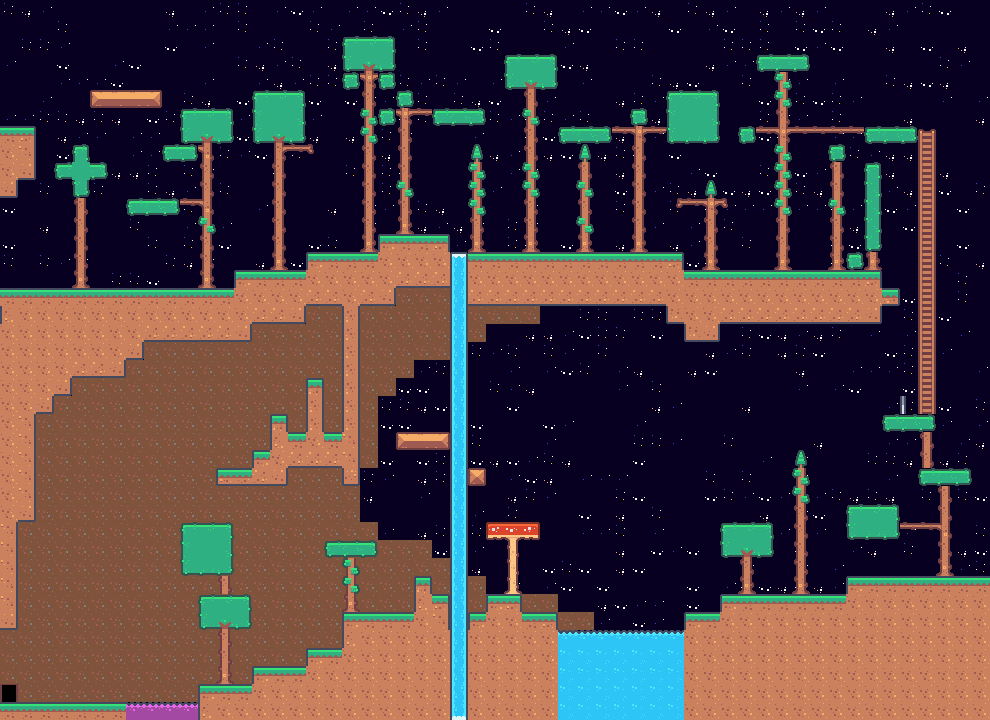

Rendered tile map (Tiled .tmx) drawn with the repository's tilesets; below, a short description and the map source with its tile grids summarised:
An orthogonal 55x40 tile map with 18x18 px tiles, 2 tile layers (background, Ground-n-Platforms), 2 tilesets and 9 objects (6x coin, spawnPoint, respawn, Door).

<map version="1.10" tiledversion="1.10.2" orientation="orthogonal" renderorder="right-down" width="55" height="40" tilewidth="18" tileheight="18" infinite="0" nextlayerid="9" nextobjectid="22">
 <editorsettings>
  <export target="platformer-level-2.tmj" format="json" />
 </editorsettings>
 <tileset firstgid="1" name="kenny_tilemap_packed" tilewidth="18" tileheight="18" tilecount="180" columns="20">
  <image source="tilemap_packed.png" width="360" height="162" />
  <tile id="0">
   <properties>
    <property name="collides" type="bool" value="true" />
   </properties>
  </tile>
  <tile id="1">
   <properties>
    <property name="collides" type="bool" value="true" />
   </properties>
  </tile>
  <tile id="2">
   <properties>
    <property name="collides" type="bool" value="true" />
   </properties>
  </tile>
  <tile id="3">
   <properties>
    <property name="collides" type="bool" value="true" />
   </properties>
  </tile>
  <tile id="6">
   <properties>
    <property name="collides" type="bool" value="true" />
   </properties>
  </tile>
  <tile id="9">
   <properties>
    <property name="collides" type="bool" value="false" />
   </properties>
  </tile>
  <tile id="10">
   <properties>
    <property name="collides" type="bool" value="false" />
   </properties>
  </tile>
  <tile id="11">
   <properties>
    <property name="collides" type="bool" value="false" />
   </properties>
  </tile>
  <tile id="12">
   <properties>
    <property name="collides" type="bool" value="true" />
   </properties>
  </tile>
  <tile id="13">
   <properties>
    <property name="collides" type="bool" value="true" />
   </properties>
  </tile>
  <tile id="14">
   <properties>
    <property name="collides" type="bool" value="true" />
   </properties>
  </tile>
  <tile id="15">
   <properties>
    <property name="collides" type="bool" value="true" />
   </properties>
  </tile>
  <tile id="16">
   <properties>
    <property name="collides" type="bool" value="true" />
   </properties>
  </tile>
  <tile id="17">
   <properties>
    <property name="collides" type="bool" value="true" />
   </properties>
  </tile>
  <tile id="18">
   <properties>
    <property name="collides" type="bool" value="true" />
   </properties>
  </tile>
  <tile id="19">
   <properties>
    <property name="collides" type="bool" value="true" />
   </properties>
  </tile>
  <tile id="20">
   <properties>
    <property name="collides" type="bool" value="true" />
   </properties>
  </tile>
  <tile id="21">
   <properties>
    <property name="collides" type="bool" value="true" />
   </properties>
  </tile>
  <tile id="22">
   <properties>
    <property name="collides" type="bool" value="true" />
   </properties>
  </tile>
  <tile id="23">
   <properties>
    <property name="collides" type="bool" value="true" />
   </properties>
  </tile>
  <tile id="26">
   <properties>
    <property name="collides" type="bool" value="true" />
   </properties>
  </tile>
  <tile id="29">
   <properties>
    <property name="collides" type="bool" value="false" />
   </properties>
  </tile>
  <tile id="30">
   <properties>
    <property name="collides" type="bool" value="false" />
   </properties>
  </tile>
  <tile id="31">
   <properties>
    <property name="collides" type="bool" value="false" />
   </properties>
  </tile>
  <tile id="34">
   <properties>
    <property name="collides" type="bool" value="true" />
   </properties>
  </tile>
  <tile id="35">
   <properties>
    <property name="collides" type="bool" value="true" />
   </properties>
  </tile>
  <tile id="36">
   <properties>
    <property name="collides" type="bool" value="true" />
   </properties>
  </tile>
  <tile id="37">
   <properties>
    <property name="collides" type="bool" value="true" />
   </properties>
  </tile>
  <tile id="38">
   <properties>
    <property name="collides" type="bool" value="true" />
   </properties>
  </tile>
  <tile id="39">
   <properties>
    <property name="collides" type="bool" value="true" />
   </properties>
  </tile>
  <tile id="40">
   <properties>
    <property name="collides" type="bool" value="true" />
   </properties>
  </tile>
  <tile id="41">
   <properties>
    <property name="collides" type="bool" value="true" />
   </properties>
  </tile>
  <tile id="42">
   <properties>
    <property name="collides" type="bool" value="true" />
   </properties>
  </tile>
  <tile id="43">
   <properties>
    <property name="collides" type="bool" value="true" />
   </properties>
  </tile>
  <tile id="47">
   <properties>
    <property name="collides" type="bool" value="true" />
   </properties>
  </tile>
  <tile id="48">
   <properties>
    <property name="collides" type="bool" value="true" />
   </properties>
  </tile>
  <tile id="49">
   <properties>
    <property name="collides" type="bool" value="true" />
   </properties>
  </tile>
  <tile id="50">
   <properties>
    <property name="collides" type="bool" value="true" />
   </properties>
  </tile>
  <tile id="56">
   <properties>
    <property name="collides" type="bool" value="true" />
   </properties>
  </tile>
  <tile id="57">
   <properties>
    <property name="collides" type="bool" value="true" />
   </properties>
  </tile>
  <tile id="58">
   <properties>
    <property name="collides" type="bool" value="true" />
   </properties>
  </tile>
  <tile id="59">
   <properties>
    <property name="collides" type="bool" value="true" />
   </properties>
  </tile>
  <tile id="60">
   <properties>
    <property name="collides" type="bool" value="true" />
   </properties>
  </tile>
  <tile id="61">
   <properties>
    <property name="collides" type="bool" value="true" />
   </properties>
  </tile>
  <tile id="62">
   <properties>
    <property name="collides" type="bool" value="true" />
   </properties>
  </tile>
  <tile id="63">
   <properties>
    <property name="collides" type="bool" value="true" />
   </properties>
  </tile>
  <tile id="76">
   <properties>
    <property name="collides" type="bool" value="true" />
   </properties>
  </tile>
  <tile id="77">
   <properties>
    <property name="collides" type="bool" value="true" />
   </properties>
  </tile>
  <tile id="78">
   <properties>
    <property name="collides" type="bool" value="true" />
   </properties>
  </tile>
  <tile id="79">
   <properties>
    <property name="collides" type="bool" value="true" />
   </properties>
  </tile>
  <tile id="80">
   <properties>
    <property name="collides" type="bool" value="true" />
   </properties>
  </tile>
  <tile id="81">
   <properties>
    <property name="collides" type="bool" value="true" />
   </properties>
  </tile>
  <tile id="82">
   <properties>
    <property name="collides" type="bool" value="true" />
   </properties>
  </tile>
  <tile id="83">
   <properties>
    <property name="collides" type="bool" value="true" />
   </properties>
  </tile>
  <tile id="95">
   <properties>
    <property name="collides" type="bool" value="true" />
   </properties>
  </tile>
  <tile id="100">
   <properties>
    <property name="collides" type="bool" value="true" />
   </properties>
  </tile>
  <tile id="101">
   <properties>
    <property name="collides" type="bool" value="true" />
   </properties>
  </tile>
  <tile id="102">
   <properties>
    <property name="collides" type="bool" value="true" />
   </properties>
  </tile>
  <tile id="103">
   <properties>
    <property name="collides" type="bool" value="true" />
   </properties>
  </tile>
  <tile id="105">
   <properties>
    <property name="collides" type="bool" value="true" />
   </properties>
  </tile>
  <tile id="106">
   <properties>
    <property name="collides" type="bool" value="true" />
   </properties>
  </tile>
  <tile id="115">
   <properties>
    <property name="collides" type="bool" value="true" />
   </properties>
  </tile>
  <tile id="120">
   <properties>
    <property name="collides" type="bool" value="true" />
   </properties>
  </tile>
  <tile id="121">
   <properties>
    <property name="collides" type="bool" value="true" />
   </properties>
  </tile>
  <tile id="122">
   <properties>
    <property name="collides" type="bool" value="true" />
   </properties>
  </tile>
  <tile id="123">
   <properties>
    <property name="collides" type="bool" value="true" />
   </properties>
  </tile>
  <tile id="132">
   <properties>
    <property name="collides" type="bool" value="true" />
   </properties>
  </tile>
  <tile id="133">
   <properties>
    <property name="collides" type="bool" value="true" />
   </properties>
  </tile>
  <tile id="134">
   <properties>
    <property name="collides" type="bool" value="true" />
   </properties>
  </tile>
  <tile id="135">
   <properties>
    <property name="collides" type="bool" value="true" />
   </properties>
  </tile>
  <tile id="140">
   <properties>
    <property name="collides" type="bool" value="true" />
   </properties>
  </tile>
  <tile id="141">
   <properties>
    <property name="collides" type="bool" value="true" />
   </properties>
  </tile>
  <tile id="142">
   <properties>
    <property name="collides" type="bool" value="true" />
   </properties>
  </tile>
  <tile id="143">
   <properties>
    <property name="collides" type="bool" value="true" />
   </properties>
  </tile>
  <tile id="153">
   <properties>
    <property name="collides" type="bool" value="true" />
   </properties>
  </tile>
  <tile id="154">
   <properties>
    <property name="collides" type="bool" value="true" />
   </properties>
  </tile>
  <tile id="155">
   <properties>
    <property name="collides" type="bool" value="true" />
   </properties>
  </tile>
  <tile id="156">
   <properties>
    <property name="collides" type="bool" value="true" />
   </properties>
  </tile>
 </tileset>
 <tileset firstgid="181" name="tilemap_packed2" tilewidth="18" tileheight="18" tilecount="180" columns="20">
  <image source="background.png" width="365" height="163" />
  <tile id="12">
   <properties>
    <property name="collides" type="bool" value="true" />
   </properties>
  </tile>
  <tile id="13">
   <properties>
    <property name="collides" type="bool" value="true" />
   </properties>
  </tile>
  <tile id="14">
   <properties>
    <property name="collides" type="bool" value="true" />
   </properties>
  </tile>
  <tile id="15">
   <properties>
    <property name="collides" type="bool" value="true" />
   </properties>
  </tile>
  <tile id="16">
   <properties>
    <property name="collides" type="bool" value="true" />
   </properties>
  </tile>
  <tile id="17">
   <properties>
    <property name="collides" type="bool" value="true" />
   </properties>
  </tile>
  <tile id="18">
   <properties>
    <property name="collides" type="bool" value="true" />
   </properties>
  </tile>
  <tile id="19">
   <properties>
    <property name="collides" type="bool" value="true" />
   </properties>
  </tile>
  <tile id="33">
   <properties>
    <property name="harmful" type="bool" value="true" />
   </properties>
  </tile>
  <tile id="34">
   <properties>
    <property name="harmful" type="bool" value="true" />
   </properties>
  </tile>
  <tile id="35">
   <properties>
    <property name="harmful" type="bool" value="true" />
   </properties>
  </tile>
  <tile id="36">
   <properties>
    <property name="collides" type="bool" value="true" />
   </properties>
  </tile>
  <tile id="37">
   <properties>
    <property name="collides" type="bool" value="true" />
   </properties>
  </tile>
  <tile id="38">
   <properties>
    <property name="collides" type="bool" value="true" />
   </properties>
  </tile>
  <tile id="39">
   <properties>
    <property name="collides" type="bool" value="true" />
   </properties>
  </tile>
  <tile id="53">
   <properties>
    <property name="harmful" type="bool" value="true" />
   </properties>
  </tile>
  <tile id="54">
   <properties>
    <property name="harmful" type="bool" value="true" />
   </properties>
  </tile>
  <tile id="55">
   <properties>
    <property name="harmful" type="bool" value="true" />
   </properties>
  </tile>
  <tile id="56">
   <properties>
    <property name="collides" type="bool" value="true" />
   </properties>
  </tile>
  <tile id="57">
   <properties>
    <property name="collides" type="bool" value="true" />
   </properties>
  </tile>
  <tile id="58">
   <properties>
    <property name="collides" type="bool" value="true" />
   </properties>
  </tile>
  <tile id="59">
   <properties>
    <property name="collides" type="bool" value="true" />
   </properties>
  </tile>
  <tile id="73">
   <properties>
    <property name="harmful" type="bool" value="true" />
   </properties>
  </tile>
  <tile id="74">
   <properties>
    <property name="harmful" type="bool" value="true" />
   </properties>
  </tile>
  <tile id="75">
   <properties>
    <property name="harmful" type="bool" value="true" />
   </properties>
  </tile>
  <tile id="76">
   <properties>
    <property name="collides" type="bool" value="true" />
   </properties>
  </tile>
  <tile id="77">
   <properties>
    <property name="collides" type="bool" value="true" />
   </properties>
  </tile>
  <tile id="78">
   <properties>
    <property name="collides" type="bool" value="true" />
   </properties>
  </tile>
  <tile id="79">
   <properties>
    <property name="collides" type="bool" value="true" />
   </properties>
  </tile>
 </tileset>
 <layer id="3" name="background" width="55" height="40">
  <data>[2200 cells, 2197 non-empty, 9 distinct tile ids]</data>
 </layer>
 <layer id="2" name="Ground-n-Platforms" width="55" height="40">
  <data>[2200 cells, 781 non-empty, 61 distinct tile ids]</data>
 </layer>
 <objectgroup id="6" name="Powerup" />
 <objectgroup id="5" name="Spawn">
  <object id="1" name="spawnPoint" gid="113" x="5.83438" y="118.055" width="18" height="18" visible="0" />
  <object id="3" name="respawn" gid="112" x="900.675" y="400.48" width="18" height="18" />
 </objectgroup>
 <objectgroup id="7" name="Level-Exit">
  <object id="2" name="Door" gid="331" x="0" y="701" width="18" height="18" />
 </objectgroup>
 <objectgroup id="8" name="Collectables">
  <object id="16" name="coin" gid="152" x="91.1479" y="82.6938" width="18" height="18" />
  <object id="17" name="coin" gid="152" x="107.209" y="82.6938" width="18" height="18" />
  <object id="18" name="coin" gid="152" x="124.216" y="83.6385" width="18" height="18" />
  <object id="19" name="coin" gid="152" x="141.222" y="83.6385" width="18" height="18" />
  <object id="20" name="coin" gid="152" x="519.139" y="49.626" width="18" height="18" />
  <object id="21" name="coin" gid="152" x="880.994" y="120.485" width="18" height="18" />
 </objectgroup>
</map>
